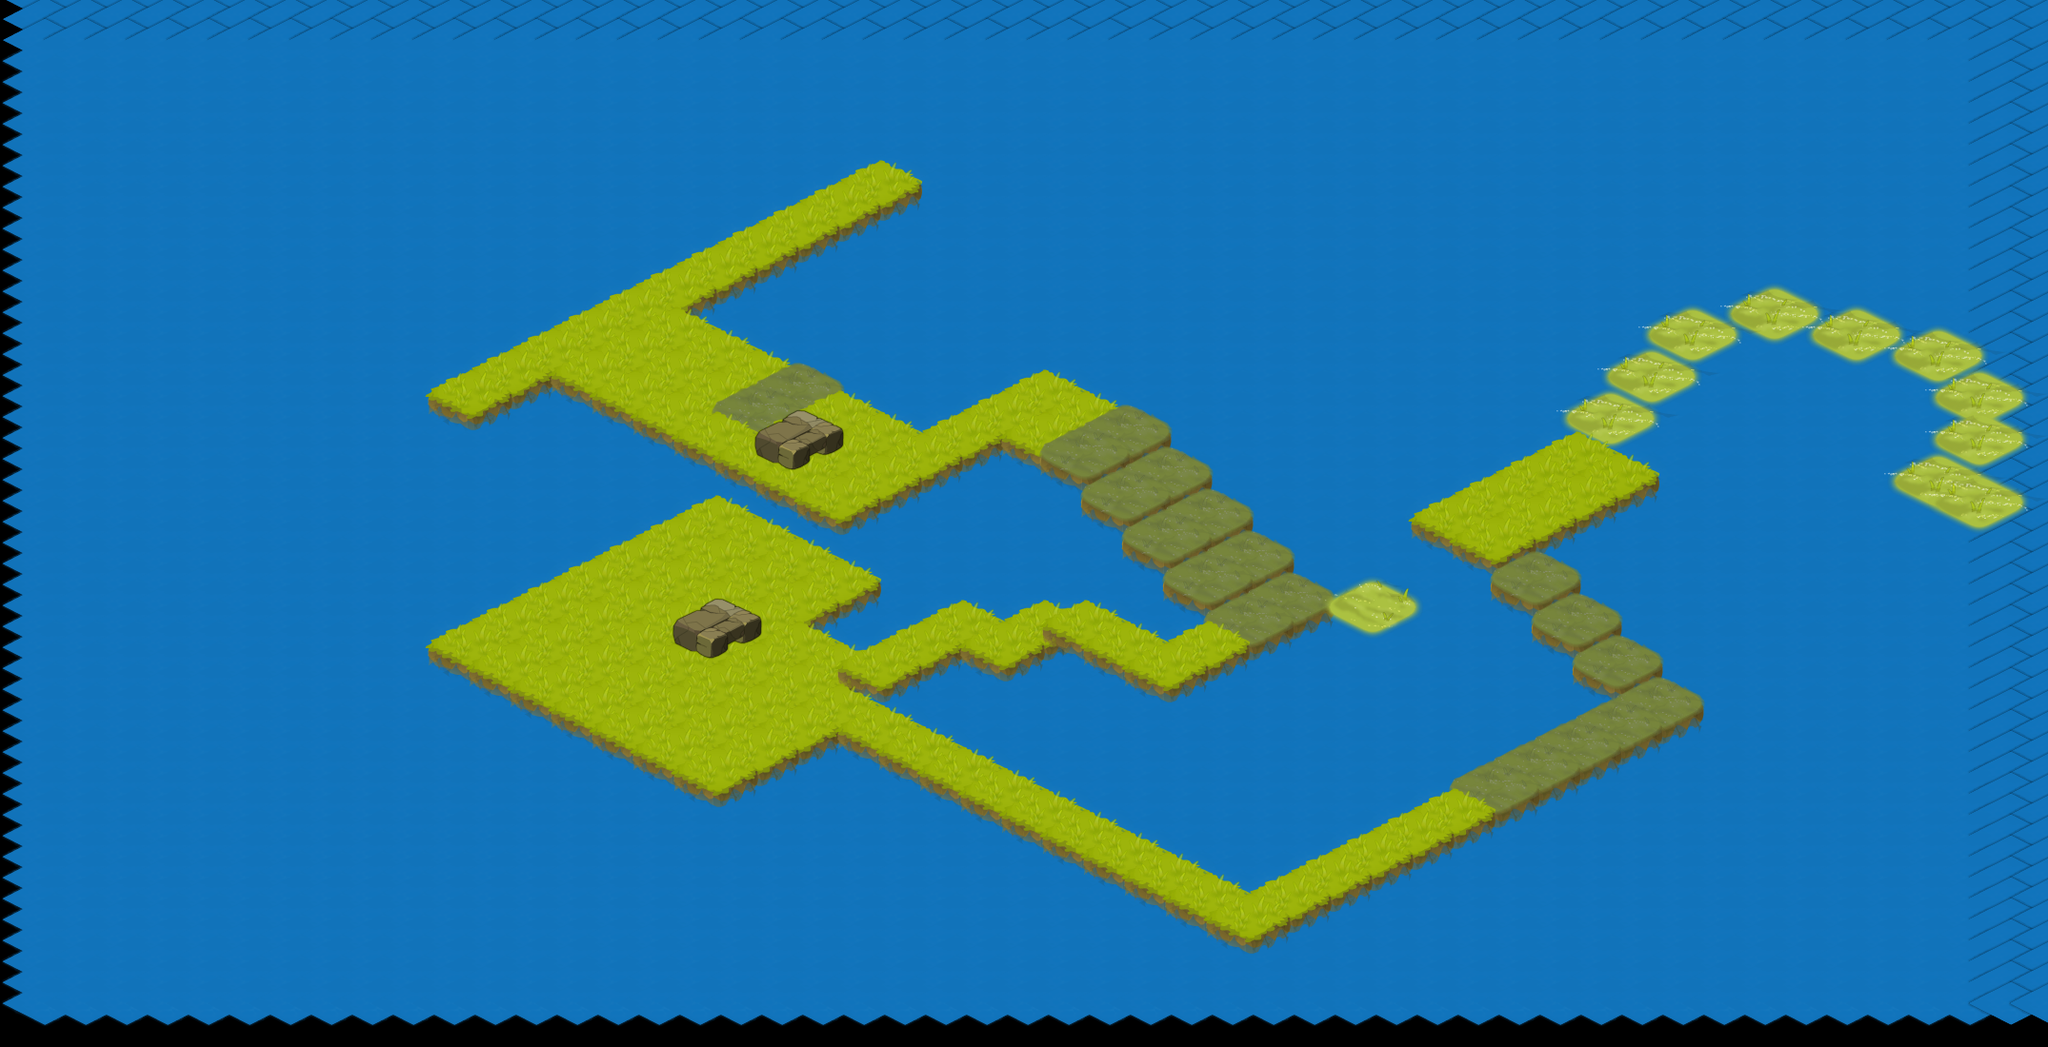

A 2D game scene composited from a Tiled map and its tileset images. What follows is a short description and the map's XML, with each tile layer's data collapsed to a summary:
An orthogonal 50x50 tile map with 43x22 px tiles, 3 tile layers (BG, LAND, layer 3), 2 tilesets.

<map version="1.0" orientation="orthogonal" width="50" height="50" tilewidth="43" tileheight="22">
 <tileset firstgid="1" name="water" tilewidth="94" tileheight="91">
  <image source="../../t/water.png" trans="ff00ff" width="1974" height="182" />
 </tileset>
 <tileset firstgid="43" name="land" tilewidth="129" tileheight="88">
  <image source="../../t/land.png" trans="ff00ff" width="1935" height="440" />
 </tileset>
 <layer name="BG" width="50" height="50">
  <data>[2500 cells, 2500 non-empty, 1 distinct tile ids]</data>
 </layer>
 <layer name="LAND" width="50" height="50">
  <data>[2500 cells, 107 non-empty, 3 distinct tile ids]</data>
 </layer>
 <layer name="layer 3" width="50" height="50">
  <data>[2500 cells, 45 non-empty, 7 distinct tile ids]</data>
 </layer>
</map>
